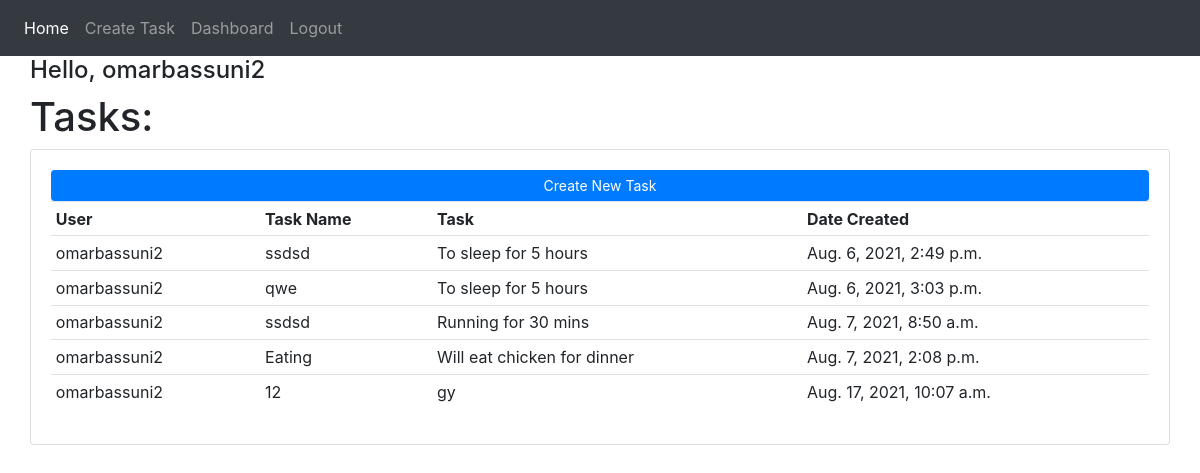
Screenshot of / (signed in) with the database file from the repository.
### accounts/models.py (models this page shows, shortened)
class User(AbstractBaseUser):
    username = models.CharField(max_length=30, null=True)
    email = models.EmailField(max_length=35, null=True, unique=True)
    password = models.CharField(max_length=30, null=True)
    date_joined = models.DateTimeField(verbose_name='date joined', auto_now_add=True)
    last_login = models.DateTimeField(verbose_name='last login', auto_now=True)
    is_admin = models.BooleanField(default=False)
    is_staff = models.BooleanField(default=False)
    is_superuser = models.BooleanField(default=False)
    objects = MyUserManager()
    USERNAME_FIELD = 'email'
    REQUIRED_FIELDS = ['username',]
    def __str__(self):
        return self.username

class Bucket(models.Model):
    user = models.ForeignKey(User, null=True, on_delete=models.SET_NULL)
    name = models.CharField(max_length=30, null=True)
    task = models.CharField(max_length=200, null=True)
    date_created = models.DateTimeField(auto_now_add=True, null=True)
    STATUS = (
        ('Pending', 'Pending'),
        ('Done', 'Done')
    )

### accounts/views.py (the view)
# urls.py: 2. Add a URL to urlpatterns:  path('', views.home, name='home')
@login_required(login_url='login')
def home(request):
    buckets = Bucket.objects.filter(user=request.user.id)
    context = {'buckets': buckets}
    return render(request, "accounts/home.html", context)

### accounts/templates/accounts/home.html
{% extends 'accounts/registered_main.html' %}
{% block content %}
<div class="col-md">
		<h4>Hello, {{request.user.username}}</h4>
		<h1>Tasks: </h1>
		<div class="card card-body">
			<a class="btn btn-primary  btn-sm btn-block" href="{% url 'create_task' %}">Create New Task</a>
			<table class="table table-sm">
				<tr>
					<th>User</th>
					<th>Task Name</th>
					<th>Task</th>
                    <th>Date Created</th>
				</tr>
				{% for bucket in buckets %}
					<tr>
						<td>{{bucket.user}}</td>
						<td>{{bucket.name}}</td>
						<td>{{bucket.task}}</td>
                        <td>{{bucket.date_created}}</td>
					</tr>
				{% endfor %}
			</table>
		</div>
	</div>
{% endblock %}

### accounts/templates/accounts/registered_main.html (shortened to what this page needs)
<!DOCTYPE html>
<html>
<head>
	{% block title %}
	{%  include 'accounts/navbar.html' %}
	{% endblock %}
	<link rel="stylesheet" href="https://stackpath.bootstrapcdn.com/bootstrap/4.3.1/css/bootstrap.min.css">
</head>
<body>
	<div class="container-fluid">
	{% block content %}
	{% endblock %}
    </div>

### accounts/templates/accounts/navbar.html (shortened to what this page needs)
<nav class="navbar navbar-expand-lg navbar-dark bg-dark">
  <div class="collapse navbar-collapse" id="navbarNav">
    <ul class="navbar-nav">
      <li class="nav-item active">
        <a class="nav-link" href="{% url 'home' %}">Home</a>
      </li>
      {% if request.user.is_authenticated %}
      <li class="nav-item">
        <a class="nav-link" href="{% url 'create_task' %}">Create Task</a>
      </li>
        {% if request.user.is_admin %}
        <li class="nav-item">
          <a class="nav-link" href="{% url 'dashboard' %}">Dashboard</a>
        </li>
        {% endif %}
      <li class="nav-item">
        <a class="nav-link" href="{% url 'logout' %}">Logout</a>
      </li>
      {% endif %}
    </ul>
  </div>
</nav>

### rows the page displays
User: user.username "omarbassuni2"
Bucket: user "omarbassuni2", name "ssdsd", task "To sleep for 5 hours", date_created "Aug. 6, 2021, 2:49 p.m."
Bucket: user "omarbassuni2", name "qwe", task "To sleep for 5 hours", date_created "Aug. 6, 2021, 3:03 p.m."
Bucket: user "omarbassuni2", name "ssdsd", task "Running for 30 mins", date_created "Aug. 7, 2021, 8:50 a.m."
Bucket: user "omarbassuni2", name "Eating", task "Will eat chicken for dinner", date_created "Aug. 7, 2021, 2:08 p.m."
Bucket: user "omarbassuni2", name "12", task "gy", date_created "Aug. 17, 2021, 10:07 a.m."
